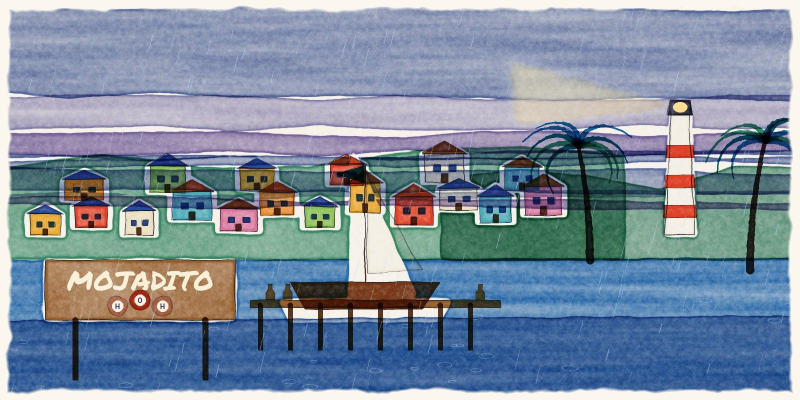
#> input picture art/ch1.jpg, 1600 x 800 px, found by its file name (shown at 1/2 size)
$ python build_kit.py
#> lines starting #> are read from the running program, lines starting #| are printed output that depends on the picture
### artsrc/layout.py
"""Line layouts for hand-painting: re-run a scene, record its shapes instead of painting them."""
import sys, math, inspect
import numpy as np
from PIL import Image, ImageDraw, ImageFont
import wc
REC=[]; SKIP={'sky_bands','fill_strokes','stars','rain','splatter'}
def skipping():
    return any(f.function in SKIP for f in inspect.stack()[2:12])
P=wc.Painting
_poly,_ell,_rect,_stroke=P.poly_mask,P.ellipse_mask,P.rect_mask,P.stroke_mask
def poly(self,pts,blur=0):
    if not skipping(): REC.append(('poly',[tuple(map(float,q)) for q in pts]))
    return _poly(self,pts,blur)
def ell(self,cx,cy,rx,ry):
    if not skipping() and rx>4: REC.append(('ell',(cx,cy,rx,ry)))
    return _ell(self,cx,cy,rx,ry)
def rect(self,x0,y0,x1,y1):
    if not skipping() and not (x1-x0>1200 and y1-y0<60): REC.append(('poly',[(x0,y0),(x1,y0),(x1,y1),(x0,y1)]))
    return _rect(self,x0,y0,x1,y1)
def stroke(self,pts,w0,w1=None,blur=0):
    if not skipping() and w0>=6: REC.append(('stroke',([tuple(map(float,q)) for q in pts],w0,w1 if w1 is not None else w0)))
    return _stroke(self,pts,w0,w1,blur)
def ink(self,pts,width=2.0,color='#1d2433',alpha=0.85,jitter=1.2,closed=False):
    if not skipping(): REC.append(('line',([tuple(map(float,q)) for q in pts],closed)))
def text(self,xy,s,size=40,font=wc.MARKER,color='#1d2433',alpha=0.9,anchor='mm',angle=0):
    REC.append(('text',(xy,s,size,anchor,angle)))
noop=lambda *a,**k: None
P.poly_mask,P.ellipse_mask,P.rect_mask,P.stroke_mask,P.ink,P.text=poly,ell,rect,stroke,ink,text
for m in ('wash','glaze','lift','light','splatter','border','finish'): setattr(P,m,noop)
P.save=lambda self,path,**k: path
import scenes
scenes.OUT='/tmp/'

EXCL={'ch1':lambda k,d: k=='poly' and (1360.0,214.0) in d,
 'ch3':lambda k,d: k=='poly' and (1150.0,615.0) in d and (1450.0,615.0) in d,
 'ch5':lambda k,d: k=='poly' and len(d)==3 and d[1][1]==560.0}
# [45 lines left out: function render, not called in this run]
# [3 lines that do not run on import are left out]

### artsrc/build_kit.py
import math
from PIL import Image, ImageDraw, ImageFont
import layout
R='/usr/local/lib/python3.13/dist-packages/font_roboto/files/'
F=lambda s,b=False,i=False: ImageFont.truetype(R+('Roboto-BoldItalic.ttf' if b and i else 'Roboto-Bold.ttf' if b else 'Roboto-Italic.ttf' if i else 'Roboto-Regular.ttf'),s)
PW,PH=3300,2550; M=150; INK=(29,36,51); MUTE=(100,106,115); SEA=(12,95,115); EMBER=(200,64,26)
ART='/home/claude/modular-worlds/book/art/'
def page(): return Image.new('RGB',(PW,PH),'white')
def wrap(d,text,font,width):
    words=text.split(); lines=[]; cur=''
    for w in words:
        t=(cur+' '+w).strip()
        if d.textlength(t,font=font)<=width: cur=t
        else: lines.append(cur); cur=w
    if cur: lines.append(cur)
    return lines
def para(d,xy,text,font,width,fill=INK,gap=1.35):
    x,y=xy
    for ln in wrap(d,text,font,width):
        d.text((x,y),ln,font=font,fill=fill); y+=int(font.size*gap)
    return y
def header(d,left,right=''):
    d.text((M,90),left,font=F(40,True),fill=SEA);
    if right: d.text((PW-M,90),right,font=F(34),fill=MUTE,anchor='ra')
def footer(d,text):
    d.text((M,PH-110),text,font=F(30),fill=MUTE)

S={
'ch1':dict(n='1',title='Mojadito, home port',es='Mojadito, puerto de origen',pilot=True,
 keep=[('The harbour sign carries a water molecule: one O between two H, joined.','El letrero del puerto lleva una molécula de agua: una O entre dos H, unidas.',(280,605)),
       ('The flasks on the pier are hammered copper, never plastic bottles.','Los frascos del muelle son de cobre martillado, nunca botellas plásticas.',(555,585)),
       ('It is raining: Mojadito is always a little wet.','Está lloviendo: Mojadito siempre está un poco mojado.',(1100,90))],
 free=('The houses (how many, colours, shapes), hills, lighthouse, palms, ship, sea, sky, light and mood.','Las casas (cuántas, colores, formas), las colinas, el faro, las palmas, el barco, el mar, el cielo, la luz y el ambiente.'),
 letters='MOJADITO on the sign; H, O, H on the molecule.',lettersES='MOJADITO en el letrero; H, O, H en la molécula.',
 moving='the ship, the rain, the lighthouse beam',movingES='el barco, la lluvia, el haz del faro'),
'ch0':dict(n='0',title='The Entrance Exam: the Hall of a Hundred Doors',es='El Examen de Entrada: la Sala de las Cien Puertas',
 keep=[('A row of doors along the wall, numbered from 1 and shrinking into the distance: 19 are visible, then “… 100”.','Una fila de puertas a lo largo del muro, numeradas desde 1 y cada vez más pequeñas: se ven 19 y luego “… 100”.',(300,250)),
       ('Only doors 1, 4 and 9 are open (the perfect squares). All the others are closed.','Solo las puertas 1, 4 y 9 están abiertas (los cuadrados perfectos). Todas las demás están cerradas.',(470,420)),
       ('The floor is an 8 × 8 checkerboard with exactly two opposite corner squares broken out.','El piso es un tablero de 8 × 8 con exactamente dos casillas de esquinas opuestas rotas.',(640,775))],
 free=('Door colours, the wall, the sky, the papel picado, the palm, the plaza.','Los colores de las puertas, el muro, el cielo, el papel picado, la palma, la plaza.'),
 letters='The door numbers, “… 100”, and HALL OF A HUNDRED DOORS.',lettersES='Los números de las puertas, “… 100” y HALL OF A HUNDRED DOORS.',
 moving='the papel picado, the palm',movingES='el papel picado, la palma'),
'ch3':dict(n='3',title='Euclid’s Forge',es='La Forja de Euclides',
 keep=[('A two-pan balance, level. Left pan: three red O weights. Right pan: two blue N weights and one small yellow bead (3 × 5 = 2 × 7 + 1).','Una balanza de dos platillos, nivelada. Platillo izquierdo: tres pesas rojas O. Derecho: dos pesas azules N y una cuenta amarilla pequeña (3 × 5 = 2 × 7 + 1).',(730,450)),
       ('The forge glows from an arched opening in the cliff, at night.','La forja brilla desde una abertura en arco en el acantilado, de noche.',(1300,520))],
 free=('The moon, the stars, the palms, the sea, the shape of the cliff, the sparks.','La luna, las estrellas, las palmas, el mar, la forma del acantilado, las chispas.'),
 letters='O and N on the weights.',lettersES='O y N en las pesas.',
 moving='the sparks, the forge glow, the sea',movingES='las chispas, el brillo de la forja, el mar'),
'ch4':dict(n='4',title='Diophantine Delta',es='El Delta Diofántico',
 keep=[('The toll board shows exactly two coins, 5 and 7, and no other values.','El tablero del peaje muestra exactamente dos monedas, 5 y 7, y ningún otro valor.',(315,600)),
       ('Ferries fly black flags, and the water winds between reed islands.','Los ferris llevan banderas negras, y el agua serpentea entre islas de juncos.',(1360,560))],
 free=('How many islands and ferries, the fog, the sun, the colours.','Cuántas islas y ferris, la niebla, el sol, los colores.'),
 letters='FIVES AND SEVENS ONLY, NO CHANGE, and 5 and 7 on the coins.',lettersES='FIVES AND SEVENS ONLY, NO CHANGE, y 5 y 7 en las monedas.',
 moving='the ferries, the fog',movingES='los ferris, la niebla'),
'ch5':dict(n='5',title='Prime Peaks',es='Los Picos Primos',
 keep=[('Exactly six peaks with pennants, for 2, 3, 5, 7, 11 and 13 from left to right.','Exactamente seis picos con banderines, para 2, 3, 5, 7, 11 y 13 de izquierda a derecha.',(700,60)),
       ('The sieve fields: 30 plots in 3 rows of 10 (1–10, 11–20, 21–30). Round stones on the primes 2, 3, 5, 7, 11, 13, 17, 19, 23, 29; a cross on every other plot, including 1.','Los campos de la criba: 30 parcelas en 3 filas de 10 (1–10, 11–20, 21–30). Piedras redondas en los primos 2, 3, 5, 7, 11, 13, 17, 19, 23, 29; una cruz en todas las demás, incluida la 1.',(1150,700)),
       ('The signpost board stays blank: three lines of lettering go there later.','El tablero del poste queda en blanco: allí van después tres líneas de texto.',(340,600))],
 free=('The shapes of the mountains, the snow, the sky, the sun, the path, the terraces.','La forma de las montañas, la nieve, el cielo, el sol, el camino, las terrazas.'),
 letters='The numbers on the pennants, and PRIME PEAKS / HILBERT MARKET 1, 5, 9, 13, … / every stone unbreakable.',lettersES='Los números de los banderines, y PRIME PEAKS / HILBERT MARKET 1, 5, 9, 13, … / every stone unbreakable.',
 moving='the pennants, the clouds',movingES='los banderines, las nubes')}
ORDER=['ch1','ch0','ch3','ch4','ch5']

# [59 lines left out: functions layout_page, ref_page, keep_page, not called in this run]

def brief():
    p1=page(); d=ImageDraw.Draw(p1)
#> after `p1 = page()`: p1: PIL image 3300x2550 RGB; every value is 255
    d.text((M,130),'Modular Worlds · Painting kit, batch 1',font=F(84,True),fill=SEA)
    d.text((M,240),'Kit de pintura, lote 1',font=F(64,i=True),fill=MUTE)
    y=380; tw=PW-2*M
    for en,es in [('Hi Roberto! Thank you for painting with us. Modular Worlds is a number theory course and web book that grew out of Math CEO’s Meeting 6, Modular Atoms. Its look follows your Mojadito watercolours, and now we would love the real thing: your hand on the paintings.',
                   '¡Hola, Roberto! Gracias por pintar con nosotros. Modular Worlds es un curso y libro web de teoría de números que nació de la reunión 6 de Math CEO, Modular Atoms. Su estilo sigue sus acuarelas de Mojadito, y ahora quisiéramos lo auténtico: su mano en las pinturas.'),
                  ('Each painting comes with a layout I made by computer. The layout fixes the parts that carry the math (counts, numbers, what lines up with what). Everything else is yours: brushwork, colour, light, small details. Please feel free to move a palm tree or change the sky.',
                   'Cada pintura viene con una plantilla hecha por computador. La plantilla fija las partes que llevan la matemática (cantidades, números, qué se alinea con qué). Todo lo demás es suyo: la pincelada, el color, la luz, los detalles. Puede mover una palma o cambiar el cielo con toda libertad.')]:
        y=para(p1 and d,(M,y),en,F(40),tw); y=para(d,(M,y+6),es,F(36,i=True),tw,fill=MUTE)+40
#> this loop made 2 passes
#> y on passes 1 to 2: 630, 880
#> after the loop, y = 880
    d.text((M,y),'The five paintings / Las cinco pinturas',font=F(48,True),fill=INK); y+=80
#> after `y += 80`: y = 960
    tw5=(PW-2*M-4*60)//5
    for i,k in enumerate(ORDER):
        im=Image.open(ART+k+'.jpg').convert('RGB'); im.thumbnail((tw5,tw5)); x=M+i*(tw5+60); p1.paste(im,(x,y))
#> in brief, im is the input picture: PIL image 1600x800 RGB; mean R, G, B 125.7, 140.7, 158.9
#> after `im.thumbnail((tw5, tw5))`:
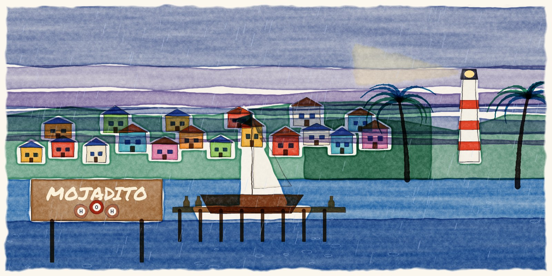
#> im: PIL image 552x276 RGB; mean R, G, B 125.6, 140.7, 158.9
#> after `p1.paste(im, (x, y))`:
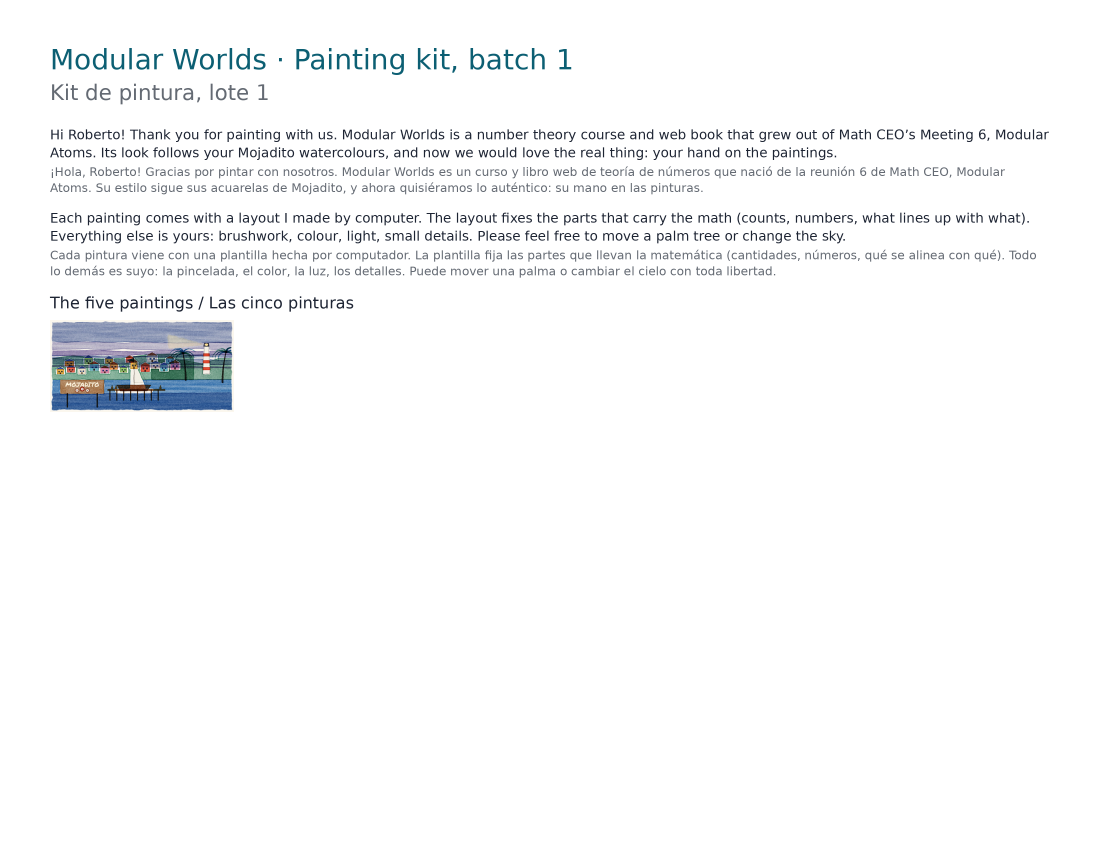
#> p1: PIL image 3300x2550 RGB (shown at 1/3 size); mean R, G, B 248.1, 248.8, 249.4
        s=S[k]; yy=y+im.height+20
#> after `yy = y + im.height + 20`: yy = 1256
        yy=para(d,(x,yy),f'{i+1}. Chapter {s["n"]}: {s["title"]}'+(' (pilot)' if s.get('pilot') else ''),F(32,True),tw5)
#> yy = 1342
        para(d,(x,yy+2),s['es'],F(28,i=True),tw5,fill=MUTE)
#> pass 2 of the loop in brief, `for i,k in enumerate(ORDER):`:
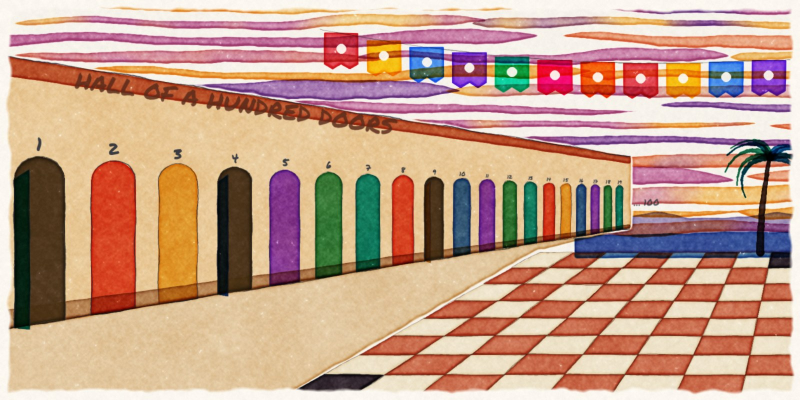
#> input picture art/ch0.jpg, 1600 x 800 px, found by its file name (shown at 1/2 size)
#> in brief, im is the input picture: PIL image 1600x800 RGB; mean R, G, B 196.9, 158.8, 137.7
#> in brief, `im.thumbnail((tw5, tw5))`:
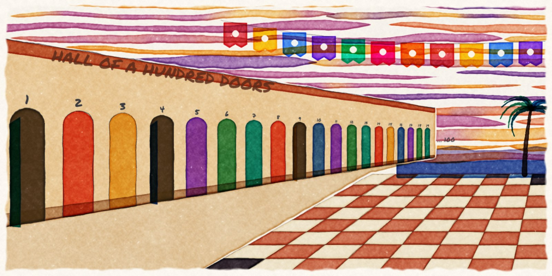
#> im: PIL image 552x276 RGB; mean R, G, B 196.9, 158.8, 137.7
#> in brief, `p1.paste(im, (x, y))`:
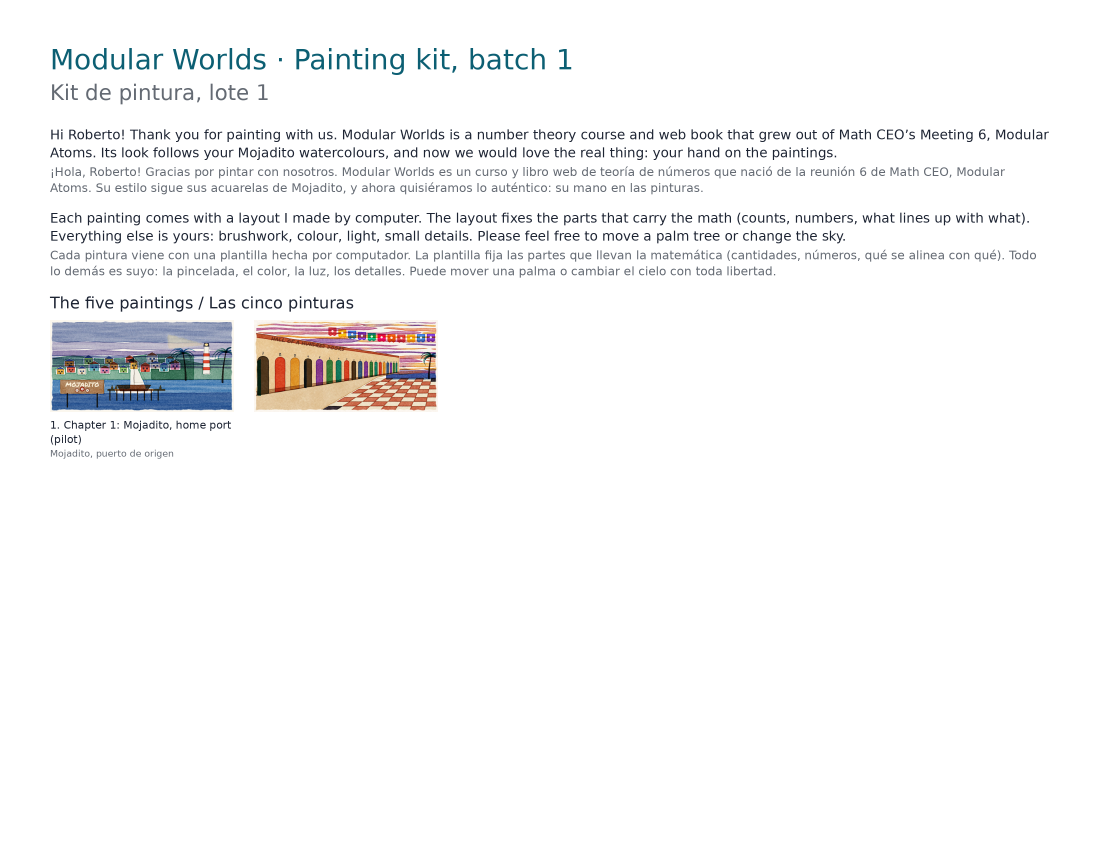
#> p1: PIL image 3300x2550 RGB (shown at 1/3 size); mean R, G, B 246.9, 246.9, 247.2
#> in brief, `yy = y + im.height + 20`: yy = 1256
#> in brief, `yy=para(d,(x,yy),f'{i+1}. Chapter {s["n"]}: {s["title"]}'+(' (pilot)' ..`: yy = 1342
#> pass 3 of the loop in brief, `for i,k in enumerate(ORDER):`:
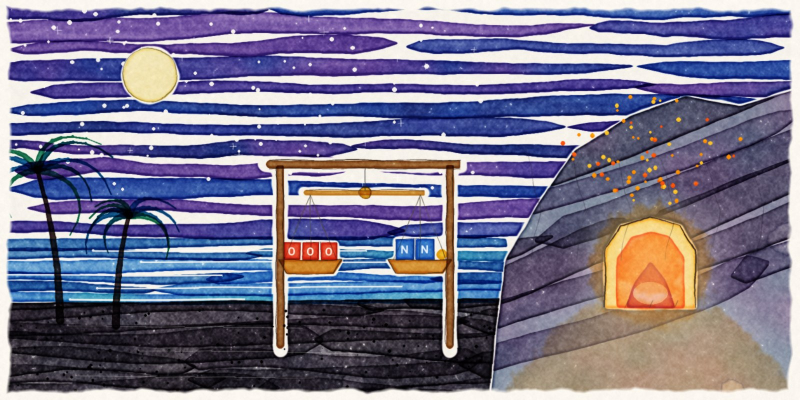
#> input picture art/ch3.jpg, 1600 x 800 px, found by its file name (shown at 1/2 size)
#> in brief, im is the input picture: PIL image 1600x800 RGB; mean R, G, B 119.4, 115.4, 140.6
#> in brief, `im.thumbnail((tw5, tw5))`:
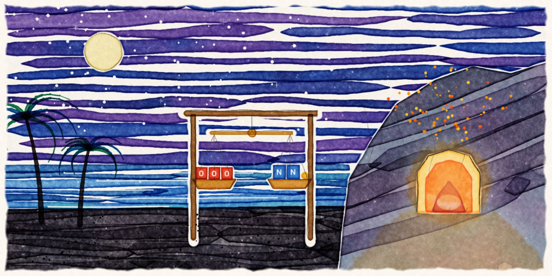
#> im: PIL image 552x276 RGB; mean R, G, B 119.4, 115.4, 140.6
#> in brief, `p1.paste(im, (x, y))`:
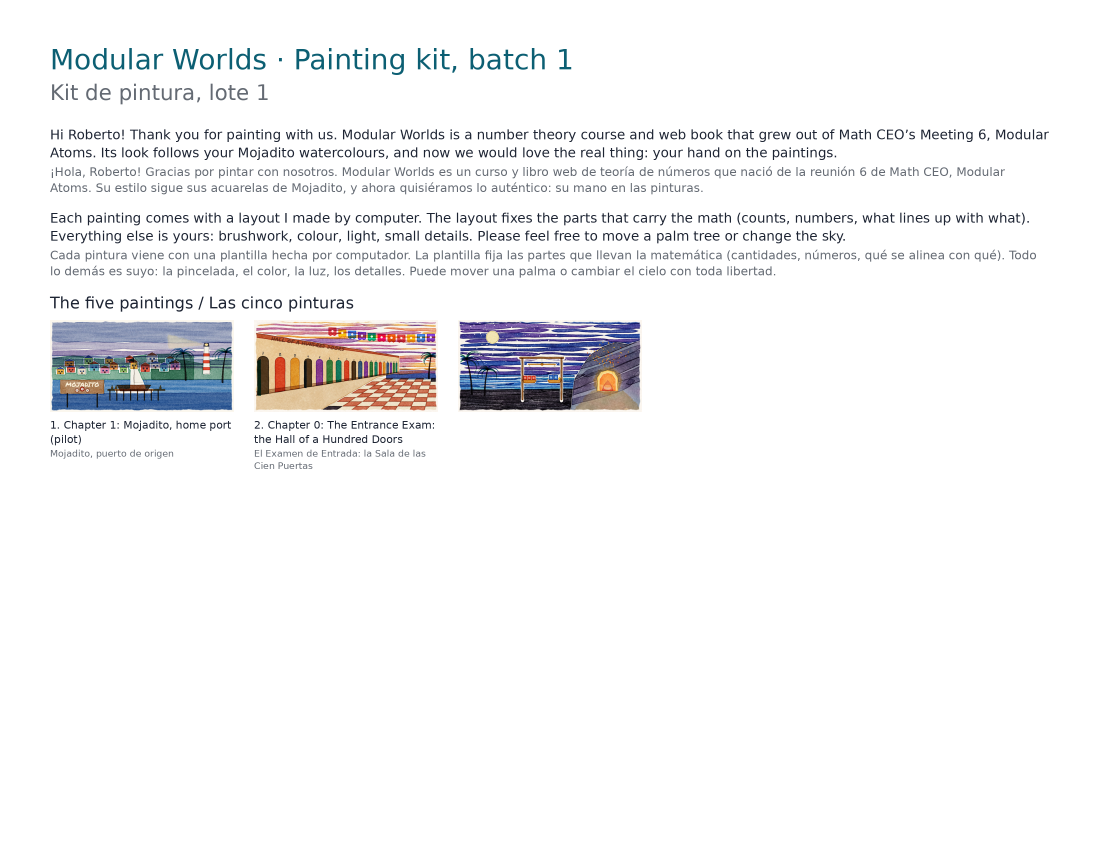
#> p1: PIL image 3300x2550 RGB (shown at 1/3 size); mean R, G, B 244.2, 244.1, 244.9
#> in brief, `yy = y + im.height + 20`: yy = 1256
#> in brief, `yy=para(d,(x,yy),f'{i+1}. Chapter {s["n"]}: {s["title"]}'+(' (pilot)' ..`: yy = 1299
#> the loop made 5 passes; the first 3 are shown
    footer(d,'Modular Worlds · UCI Math CEO · batch 1 · November 2026')
    p2=page(); d=ImageDraw.Draw(p2); header(d,'How to work / Cómo trabajar')
    y=200; cols=[(M,(PW-3*M)//2),(M*2+(PW-3*M)//2,(PW-3*M)//2)]
    blocks=[('In each kit (one PDF per painting)','En cada kit (un PDF por pintura)',['Page 1, Layout A: light lines, to print straight onto watercolour paper and paint over.','Page 2, Layout B: darker lines, to trace on a lightbox or a window.','Page 3: my colour version, for composition and palette.','Page 4: what to keep exact, what is free, and what to leave blank.'],['Página 1, plantilla A: líneas claras, para imprimir directamente sobre papel de acuarela y pintar encima.','Página 2, plantilla B: líneas más oscuras, para calcar con mesa de luz o en una ventana.','Página 3: mi versión a color, para composición y paleta.','Página 4: qué mantener exacto, qué es libre y qué dejar en blanco.']),
            ('Getting the layout onto paper','Pasar la plantilla al papel',['Print Layout A at 100% onto watercolour paper your printer accepts, or ask a print shop.','Or trace Layout B on a lightbox or a sunny window.','Or use graphite transfer paper. Faint lines are fine: they can stay as a pencil underdrawing.'],['Imprima la plantilla A al 100 % en un papel de acuarela que acepte su impresora, o en una papelería.','O calque la plantilla B con mesa de luz o en una ventana soleada.','O use papel de transferencia de grafito. Las líneas suaves pueden quedar como dibujo a lápiz.']),
            ('Paper and size','Papel y tamaño',['Cold-press watercolour paper, about 300 g/m².','Image area 10 × 5 in (25.4 × 12.7 cm), landscape. Paint about 1 cm past the frame so we can trim.','Larger is welcome if you keep the 2 : 1 shape.'],['Papel de acuarela prensado en frío (grano fino), de unos 300 g/m².','Área de imagen de 25,4 × 12,7 cm, horizontal. Pinte cerca de 1 cm más allá del marco para poder recortar.','Más grande también sirve, si mantiene la proporción 2 : 1.']),
            ('Leave lettering out','No pinte las letras',['Paint signs, plaques, pennants and coins as blank shapes (the dashed blue boxes).','We add the words digitally, so they stay sharp on phones and can be translated into Spanish.'],['Pinte letreros, placas, banderines y monedas como formas en blanco (los recuadros azules punteados).','Añadimos las palabras en digital: así se leen bien en celulares y se pueden traducir al español.']),
            ('Scanning and sending','Escanear y enviar',['Scan flat at 600 dpi, colour, with auto-enhance turned off. TIFF or PNG.','Leave some bare paper around the edge: it gives us a real paper texture.','No scanner? Photograph it flat in soft daylight, with no shadows, filling the frame.'],['Escanee plano a 600 dpi, a color, sin mejoras automáticas. TIFF o PNG.','Deje algo de papel sin pintar alrededor: nos da una textura de papel real.','¿Sin escáner? Fotografíela plana con luz de día suave, sin sombras, llenando el encuadre.']),
            ('Optional: moving parts','Opcional: partes que se mueven',['For the videos, paint things that will move (a boat, sparks, pennants) on a separate sheet. Page 4 of each kit suggests which.','No characters for now: the student crew joins in a later batch.'],['Para los videos, pinte en hoja aparte lo que se moverá (un barco, chispas, banderines). La página 4 de cada kit sugiere qué.','Por ahora sin personajes: el grupo de estudiantes llega en un lote posterior.'])]
    ys=[y,y]
    for bi,(h1,h2,en,es) in enumerate(blocks):
        c=bi%2; x,w=cols[c]; yy=ys[c]
        d.text((x,yy),h1,font=F(42,True),fill=SEA); yy+=56; d.text((x,yy),h2,font=F(34,i=True),fill=MUTE); yy+=56
        for a,b in zip(en,es):
            d.text((x,yy),'•',font=F(34),fill=INK); yy=para(d,(x+36,yy),a,F(32),w-36); yy=para(d,(x+36,yy),b,F(29,i=True),w-36,fill=MUTE)+14
        ys[c]=yy+40
    footer(d,'Thank you! Any question about the math in a picture, just ask. / ¡Gracias! Cualquier duda sobre la matemática de una imagen, con gusto la resolvemos.')
    return [p1,p2]

OUTD='/mnt/user-data/outputs/'
#> (the run stopped early here; a loop or call above may not have finished)
